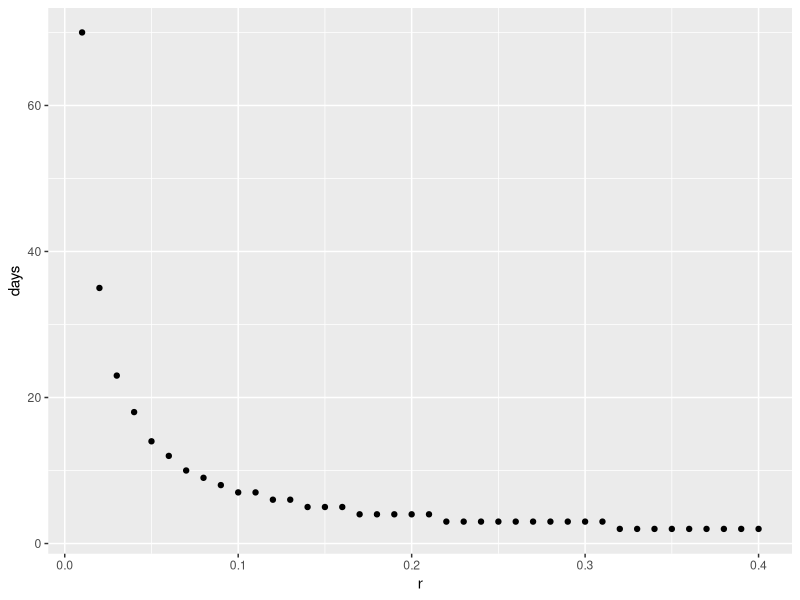
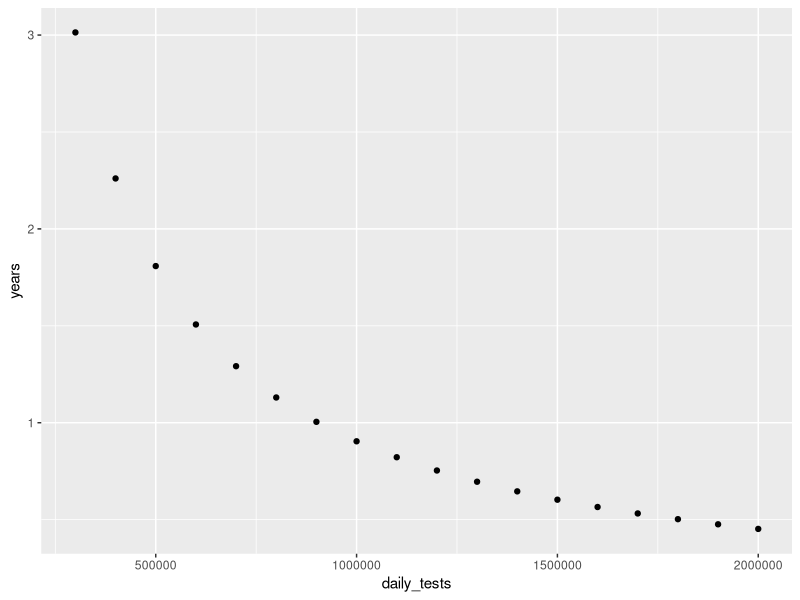

Generate these figures, in order, with R:
## ---- chunk 1
knitr::opts_chunk$set(echo = TRUE,  comment="      ##",  error=TRUE, collapse=TRUE)
library(magrittr)
library(lobstr)
library(here) # }}}

## ---- chunk 2
library(ggplot2)
library(tibble)
r  <- seq(.01, .40, by=.01)
r

# log is base e
days  <- function(r) log(2)/log(1+r)

n  <- round(days(r), 0)
n

t  <- tibble(r = r, days=n)

ggplot(t, aes(x=r, y=days)) +
			 geom_point()

## ---- chunk 3

# US daily testing, ~ 500,000 per day

pop  <- 330e6
tests  <- seq(.3, 2.0, by=.1)
tests  <- tests * 1e6

f  <- function(tests) pop/(tests*365)

t  <- tibble(daily_tests=tests, years=f(tests))


h  <- ggplot(t, aes(x=daily_tests, y=years)) +
			 geom_point()
h
